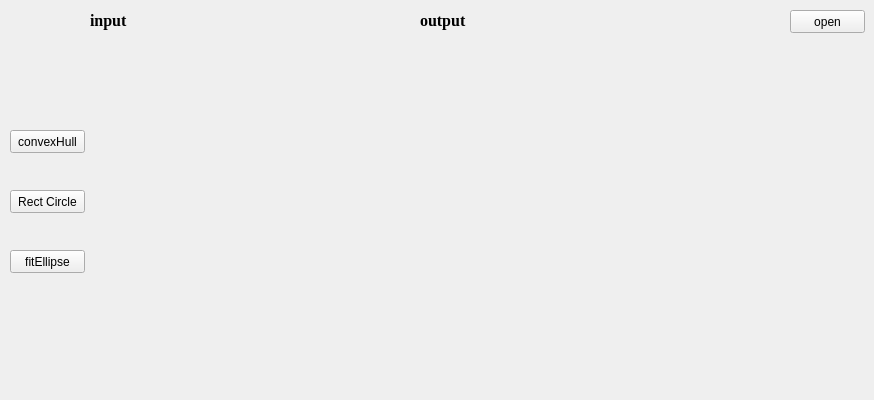
    <widget class="QWidget" name="tab_6">
     <attribute name="title">
      <string>目标定位</string>
     </attribute>
     <widget class="QWidget" name="layoutWidget_13">
      <property name="geometry">
       <rect>
        <x>90</x>
        <y>10</y>
        <width>321</width>
        <height>381</height>
       </rect>
      </property>
      <layout class="QVBoxLayout" name="verticalLayout_12">
       <item>
        <widget class="QLabel" name="label_10">
         <property name="maximumSize">
          <size>
           <width>50</width>
           <height>20</height>
          </size>
         </property>
         <property name="font">
          <font>
           <family>Times New Roman</family>
           <pointsize>12</pointsize>
           <weight>75</weight>
           <bold>true</bold>
          </font>
         </property>
         <property name="text">
          <string>input</string>
         </property>
        </widget>
       </item>
       <item>
        <widget class="QLabel" name="label_in_5">
         <property name="sizePolicy">
          <sizepolicy hsizetype="Preferred" vsizetype="Preferred">
           <horstretch>0</horstretch>
           <verstretch>0</verstretch>
          </sizepolicy>
         </property>
         <property name="minimumSize">
          <size>
           <width>0</width>
           <height>0</height>
          </size>
         </property>
         <property name="text">
          <string/>
         </property>
         <property name="scaledContents">
          <bool>true</bool>
         </property>
        </widget>
       </item>
      </layout>
     </widget>
     <widget class="QWidget" name="layoutWidget_14">
      <property name="geometry">
       <rect>
        <x>420</x>
        <y>10</y>
        <width>321</width>
        <height>381</height>
       </rect>
      </property>
      <layout class="QVBoxLayout" name="verticalLayout_13">
       <item>
        <widget class="QLabel" name="label_11">
         <property name="maximumSize">
          <size>
           <width>50</width>
           <height>20</height>
          </size>
         </property>
         <property name="font">
          <font>
           <family>Times New Roman</family>
           <pointsize>12</pointsize>
           <weight>75</weight>
           <bold>true</bold>
          </font>
         </property>
         <property name="text">
          <string>output</string>
         </property>
        </widget>
       </item>
       <item>
        <widget class="QLabel" name="label_out_5">
         <property name="sizePolicy">
          <sizepolicy hsizetype="Preferred" vsizetype="Preferred">
           <horstretch>0</horstretch>
           <verstretch>0</verstretch>
          </sizepolicy>
         </property>
         <property name="minimumSize">
          <size>
           <width>0</width>
           <height>0</height>
          </size>
         </property>
         <property name="text">
          <string/>
         </property>
         <property name="scaledContents">
          <bool>true</bool>
         </property>
        </widget>
       </item>
      </layout>
     </widget>
     <widget class="QPushButton" name="pushButton_fitEllipse">
      <property name="geometry">
       <rect>
        <x>10</x>
        <y>250</y>
        <width>75</width>
        <height>23</height>
       </rect>
      </property>
      <property name="text">
       <string>fitEllipse</string>
      </property>
     </widget>
     <widget class="QPushButton" name="pushButton_rectcircle">
      <property name="geometry">
       <rect>
        <x>10</x>
        <y>190</y>
        <width>75</width>
        <height>23</height>
       </rect>
      </property>
      <property name="text">
       <string>Rect Circle</string>
      </property>
     </widget>
     <widget class="QPushButton" name="pushButton_convex">
      <property name="geometry">
       <rect>
        <x>10</x>
        <y>130</y>
        <width>75</width>
        <height>23</height>
       </rect>
      </property>
      <property name="text">
       <string>convexHull</string>
      </property>
     </widget>
     <widget class="QPushButton" name="pushButton_open_5">
      <property name="geometry">
       <rect>
        <x>790</x>
        <y>10</y>
        <width>75</width>
        <height>23</height>
       </rect>
      </property>
      <property name="text">
       <string>open</string>
      </property>
     </widget>
    </widget>
